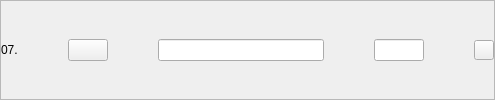
              <widget class="QFrame" name="publish7">
               <property name="styleSheet">
                <string notr="true">QPushButton#eliminarProducto7{
border: none;
}</string>
               </property>
               <property name="frameShape">
                <enum>QFrame::StyledPanel</enum>
               </property>
               <property name="frameShadow">
                <enum>QFrame::Raised</enum>
               </property>
               <layout class="QHBoxLayout" name="horizontalLayout_12" stretch="1,0,10,3,0">
                <property name="spacing">
                 <number>50</number>
                </property>
                <property name="leftMargin">
                 <number>0</number>
                </property>
                <property name="topMargin">
                 <number>0</number>
                </property>
                <property name="rightMargin">
                 <number>0</number>
                </property>
                <property name="bottomMargin">
                 <number>0</number>
                </property>
                <item>
                 <widget class="QLabel" name="nro7Publish">
                  <property name="text">
                   <string>07.</string>
                  </property>
                 </widget>
                </item>
                <item>
                 <widget class="QPushButton" name="seePublish7">
                  <property name="text">
                   <string/>
                  </property>
                  <property name="icon">
                   <iconset resource="../resources.qrc">
                    <normaloff>:/Buttons/img/amacapy-boton-ver.png</normaloff>:/Buttons/img/amacapy-boton-ver.png</iconset>
                  </property>
                  <property name="iconSize">
                   <size>
                    <width>30</width>
                    <height>30</height>
                   </size>
                  </property>
                 </widget>
                </item>
                <item>
                 <widget class="QLineEdit" name="titlePublish7"/>
                </item>
                <item>
                 <widget class="QLineEdit" name="pricePublish7">
                  <property name="maximumSize">
                   <size>
                    <width>120</width>
                    <height>16777215</height>
                   </size>
                  </property>
                 </widget>
                </item>
                <item>
                 <widget class="QPushButton" name="deleteProduct7Button">
                  <property name="maximumSize">
                   <size>
                    <width>20</width>
                    <height>20</height>
                   </size>
                  </property>
                  <property name="text">
                   <string/>
                  </property>
                  <property name="icon">
                   <iconset resource="../resources.qrc">
                    <normaloff>:/Buttons/img/amacapy-boton-eliminar.png</normaloff>:/Buttons/img/amacapy-boton-eliminar.png</iconset>
                  </property>
                  <property name="iconSize">
                   <size>
                    <width>20</width>
                    <height>20</height>
                   </size>
                  </property>
                 </widget>
                </item>
               </layout>
              </widget>
